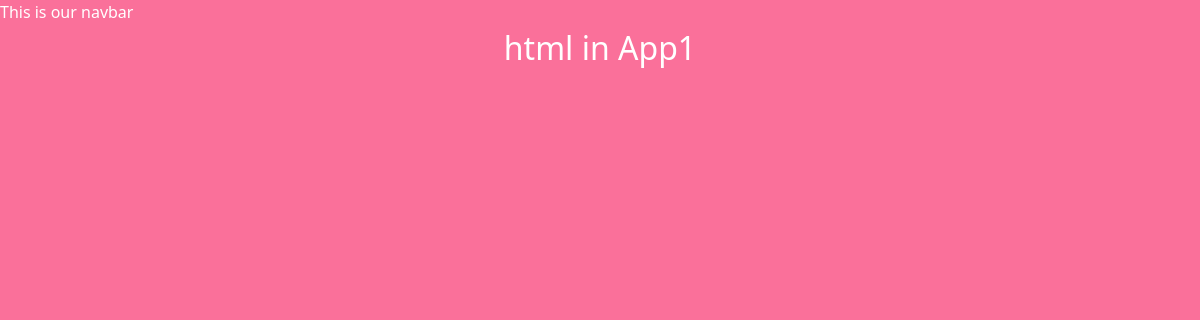
The app's page /app1/, older data.
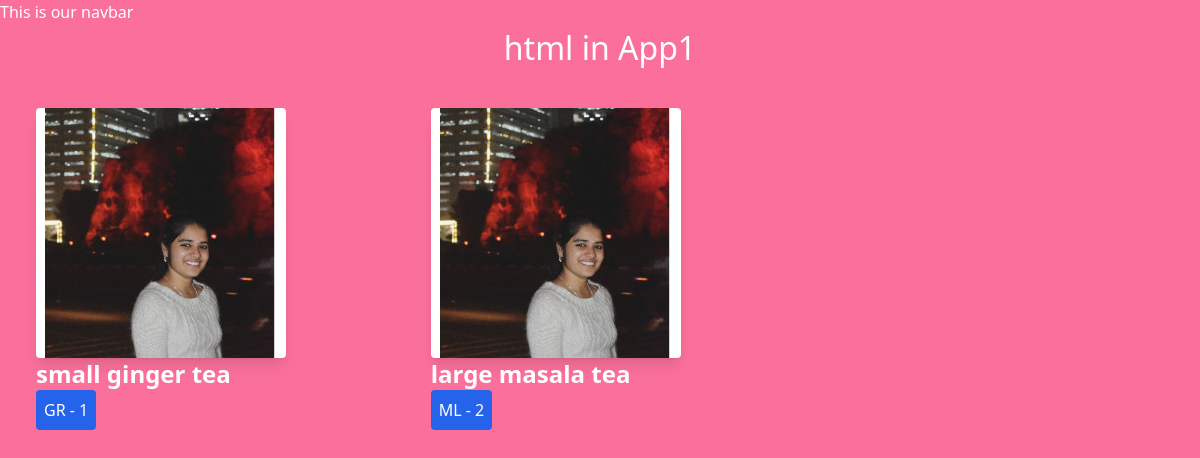
The same page, newer data.
### app1/models.py (models this page shows, shortened)
class ChaiVariety(models.Model):
    CHAI_TYPE_CHOICE = [
        ('ML','MASALA'),
        ('GR','GINGER'),
        ('KL','KIWI'),
        ('PL','PLAIN'),
        ('EL','ELACHI')
    ]
    name = models.CharField(max_length=100)
    image = models.ImageField(upload_to='chais/')
    date_added = models.DateTimeField(default=timezone.now)
    type = models.CharField(max_length=2, choices=CHAI_TYPE_CHOICE)
    description = models.TextField(default='')

### app1/views.py (the view)
# urls.py: path('', views.allChai, name = 'allChais'),
def allChai(request):
    chaiVarities = ChaiVariety.objects.all()
    return render(request, 'app1/all_app1.html', {'chais':chaiVarities})

### app1/templates/app1/all_app1.html (shortened to what this page needs)
{% extends "layout.html" %}
{% block content %}
<h1>html in App1</h1>
<div class='grid grid-cols-3 gap-4 m-4'>
{% for chai in chais %}
    <div class='p-5 rounded'>
        <img src="{{chai.image.url}}" class='rounded shadow-lg'>
        <h3 class='text-2xl font-bold'>{{chai.name}}</h3>
        <a href ="{% url 'chaiDetail' chai.id %}">
            <button class="bg-blue-600 text-white p-2 rounded">
                {{chai.type}} - {{chai.id}}
            </button>
        </a>
    </div>
{% endfor %}
</div>
{% endblock %}

Row changes from the older to the newer data that the page shows:
added ChaiVariety: image (picture), name "small ginger tea", type "GR", id "1"
added ChaiVariety: image (picture), name "large masala tea", type "ML", id "2"
